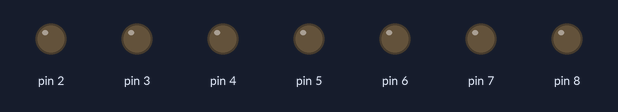
A sketch run on a simulated Arduino Uno, built with avr-gcc and run on an emulated ATmega328P. Shown: output pins drawn as LEDs (lit = HIGH).

Above: at 0.1 s.
At 2.1 s:
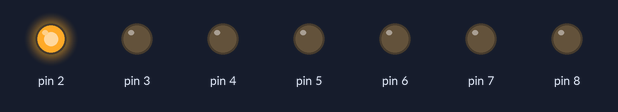
At 8.1 s:
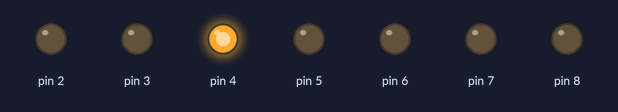
At 18.1 s:
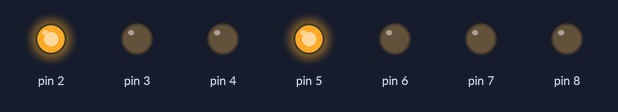
At 28.1 s:
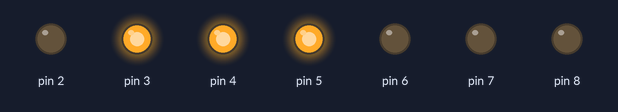
At 38.1 s:
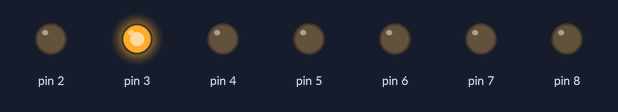
Timing chart, 0 to 39.6 s (numbered marks = the images above):
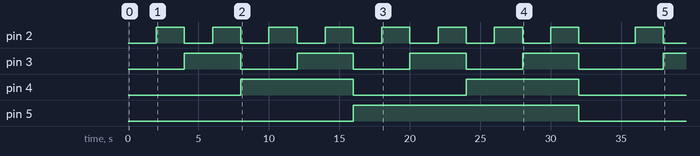

Measured:
- by itself, pin 2: goes 7 × (HIGH 2.0 s, LOW 2.0 s), HIGH 2.0 s, LOW 4.0 s, HIGH 2.0 s, then LOW
- by itself, pin 3: goes 3 × (HIGH 4.0 s, LOW 4.0 s), HIGH 4.0 s, LOW 6.0 s, then HIGH
- by itself, pin 4: alternates HIGH for 8.0 s and LOW for 8.0 s
- by itself, pin 5: LOW → HIGH at 16.0 s, → LOW 16.0 s later

The sketch:

Composino_test1.ino
```cpp
/// operation test program for Composino
void setup() {
  for(int i=2;i<9;i++){
  pinMode(i, OUTPUT);
  }
}

void loop() {
  byte count;
  boolean a, b, c, d;
  for(count=0; count<17;count++){
    a=count&0b0001;
    b=(count&0b0010)>>1;
    c=(count&0b0100)>>2;
    d=(count&0b1000)>>3;
    digitalWrite(2, a);
    digitalWrite(3, b);
    digitalWrite(4, c);
    digitalWrite(5, d);
    delay(2000);
  }
}
```
